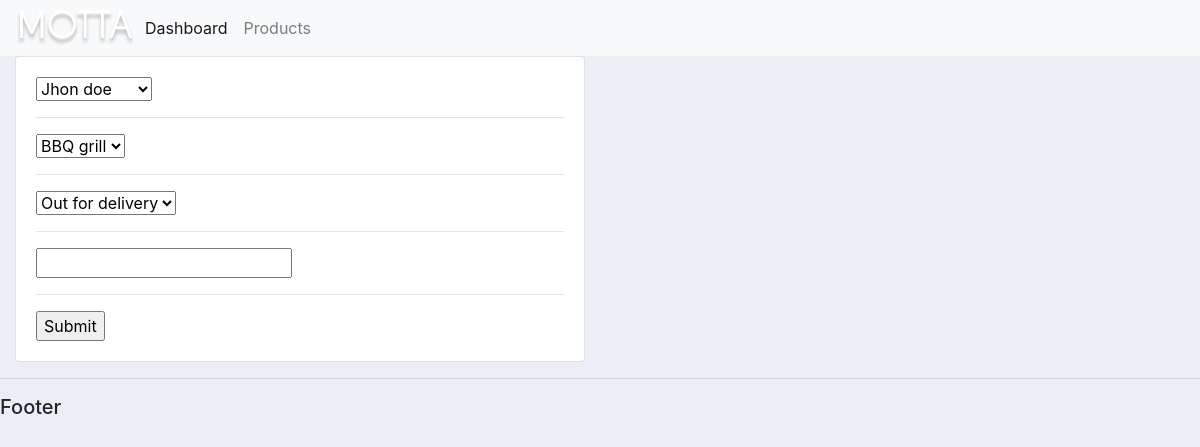
Screenshot of /update_order/9/ with the database file from the repository.
### account/models.py (models this page shows, shortened)
class Order(models.Model):
	STATUS = (
			('Pending', 'Pending'),
			('Out for delivery', 'Out for delivery'),
			('Delivered', 'Delivered'),
			)
	customer = models.ForeignKey(Customer, null=True, on_delete= models.SET_NULL)
	product = models.ForeignKey(Product, null=True, on_delete= models.SET_NULL)
	date_created = models.DateTimeField(auto_now_add=True, null=True)
	status = models.CharField(max_length=200, null=True, choices=STATUS)
	note = models.CharField(max_length=1000, null=True)

### account/views.py (the view)
# urls.py: path('update_order/<str:pk>/', views.updateOrder, name="update_order"),
def updateOrder(request, pk):
	order = Order.objects.get(id=pk)
	form = OrderForm(instance=order)
	if request.method == 'POST':
		form = OrderForm(request.POST, instance=order)
		if form.is_valid():
			form.save()
			return redirect('/')
	context = {'form':form}
	return render(request, 'accounts/order_form.html', context)

### account/forms.py
class OrderForm(ModelForm):
    class Meta:
        model = Order
        fields = '__all__'

### account/models.py (called while the page is built)
	def __str__(self):
		return self.name

	def __str__(self):
		return self.name

### account/templates/accounts/order_form.html (shortened to what this page needs)
{% extends 'accounts/main.html' %}
{% load static %}
{% block content %}
<div class="row">
    <div class="col-md-6">
        <div class="card card-body">
                <form action="" method="POST">
                    {% for field in form %}
					{{field}}
                        <hr>
                    {% endfor %}
                    <input type="submit" name="submit">
                </form>
            </div>
        </div>
    </div>
{% endblock %}

### static/css/main.css (style rules this page uses)
body { background-color: #ebeff5; }

### rows the page displays
Order: form "Jhon doe" "BBQ grill" "Out for delivery"
